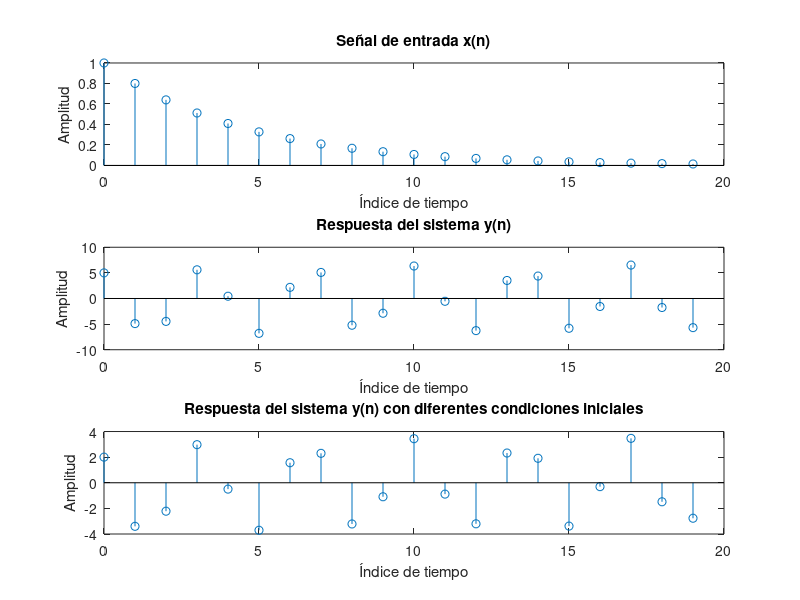

Write the MATLAB code that produced this figure.
% Definir la ecuación en diferencias del filtro digital
% y(n) = 2x(n) - 4x(n-1) - 0.5y(n-1) - y(n-2)

% Condiciones iniciales
%      y(-2) = 1
%      y(-1) = 0
%      x(-1) = -1
%      Señal de entrada x(n) = 0.8^n u(n)

% Calcular la respuesta del sistema para 20 muestras usando MATLAB

y = zeros(1,20); % Inicializar vector de salida
y = [1 0 -y]; % Establecer condiciones iniciales de y(n)

n = 0:1:19; % Vector de índices de tiempo

x = 0.8.^n; % Calcular señal de entrada
x = [0 -1 x]; % Establecer condición inicial de x(n)

for n=1:20
    y(n+2) = 2*x(n+2) - 4*x(n+1) - 0.5*y(n+1) - y(n); % Aplicar ecuación en diferencias
end

n = 0:1:19; % Vector de índices de tiempo

% Graficar señal de entrada x(n)
subplot(3, 1, 1);
stem(n, x(3:22));
title('Señal de entrada x(n)');
xlabel('Índice de tiempo');
ylabel('Amplitud');

% Graficar respuesta del sistema y(n)
subplot(3, 1, 2);
stem(n, y(3:22));
title('Respuesta del sistema y(n)');
xlabel('Índice de tiempo');
ylabel('Amplitud');

y = zeros(1,20); % Inicializar vector de salida
y = [0 0 y]; % Establecer condiciones iniciales de y(n)

n = 0:1:19; % Vector de índices de tiempo

x = 0.8.^n; % Calcular señal de entrada
x = [0 0 x]; % Establecer condiciones iniciales de x(n)

for n=1:20
    y(n+2) = 2*x(n+2) - 4*x(n+1) - 0.5*y(n+1) - y(n); % Aplicar ecuación en diferencias
end

n = 0:1:19; % Vector de índices de tiempo

% Graficar respuesta del sistema y(n) con diferentes condiciones iniciales
subplot(3, 1, 3);
stem(n, y(3:22));
title('Respuesta del sistema y(n) con diferentes condiciones iniciales');
xlabel('Índice de tiempo');
ylabel('Amplitud');
